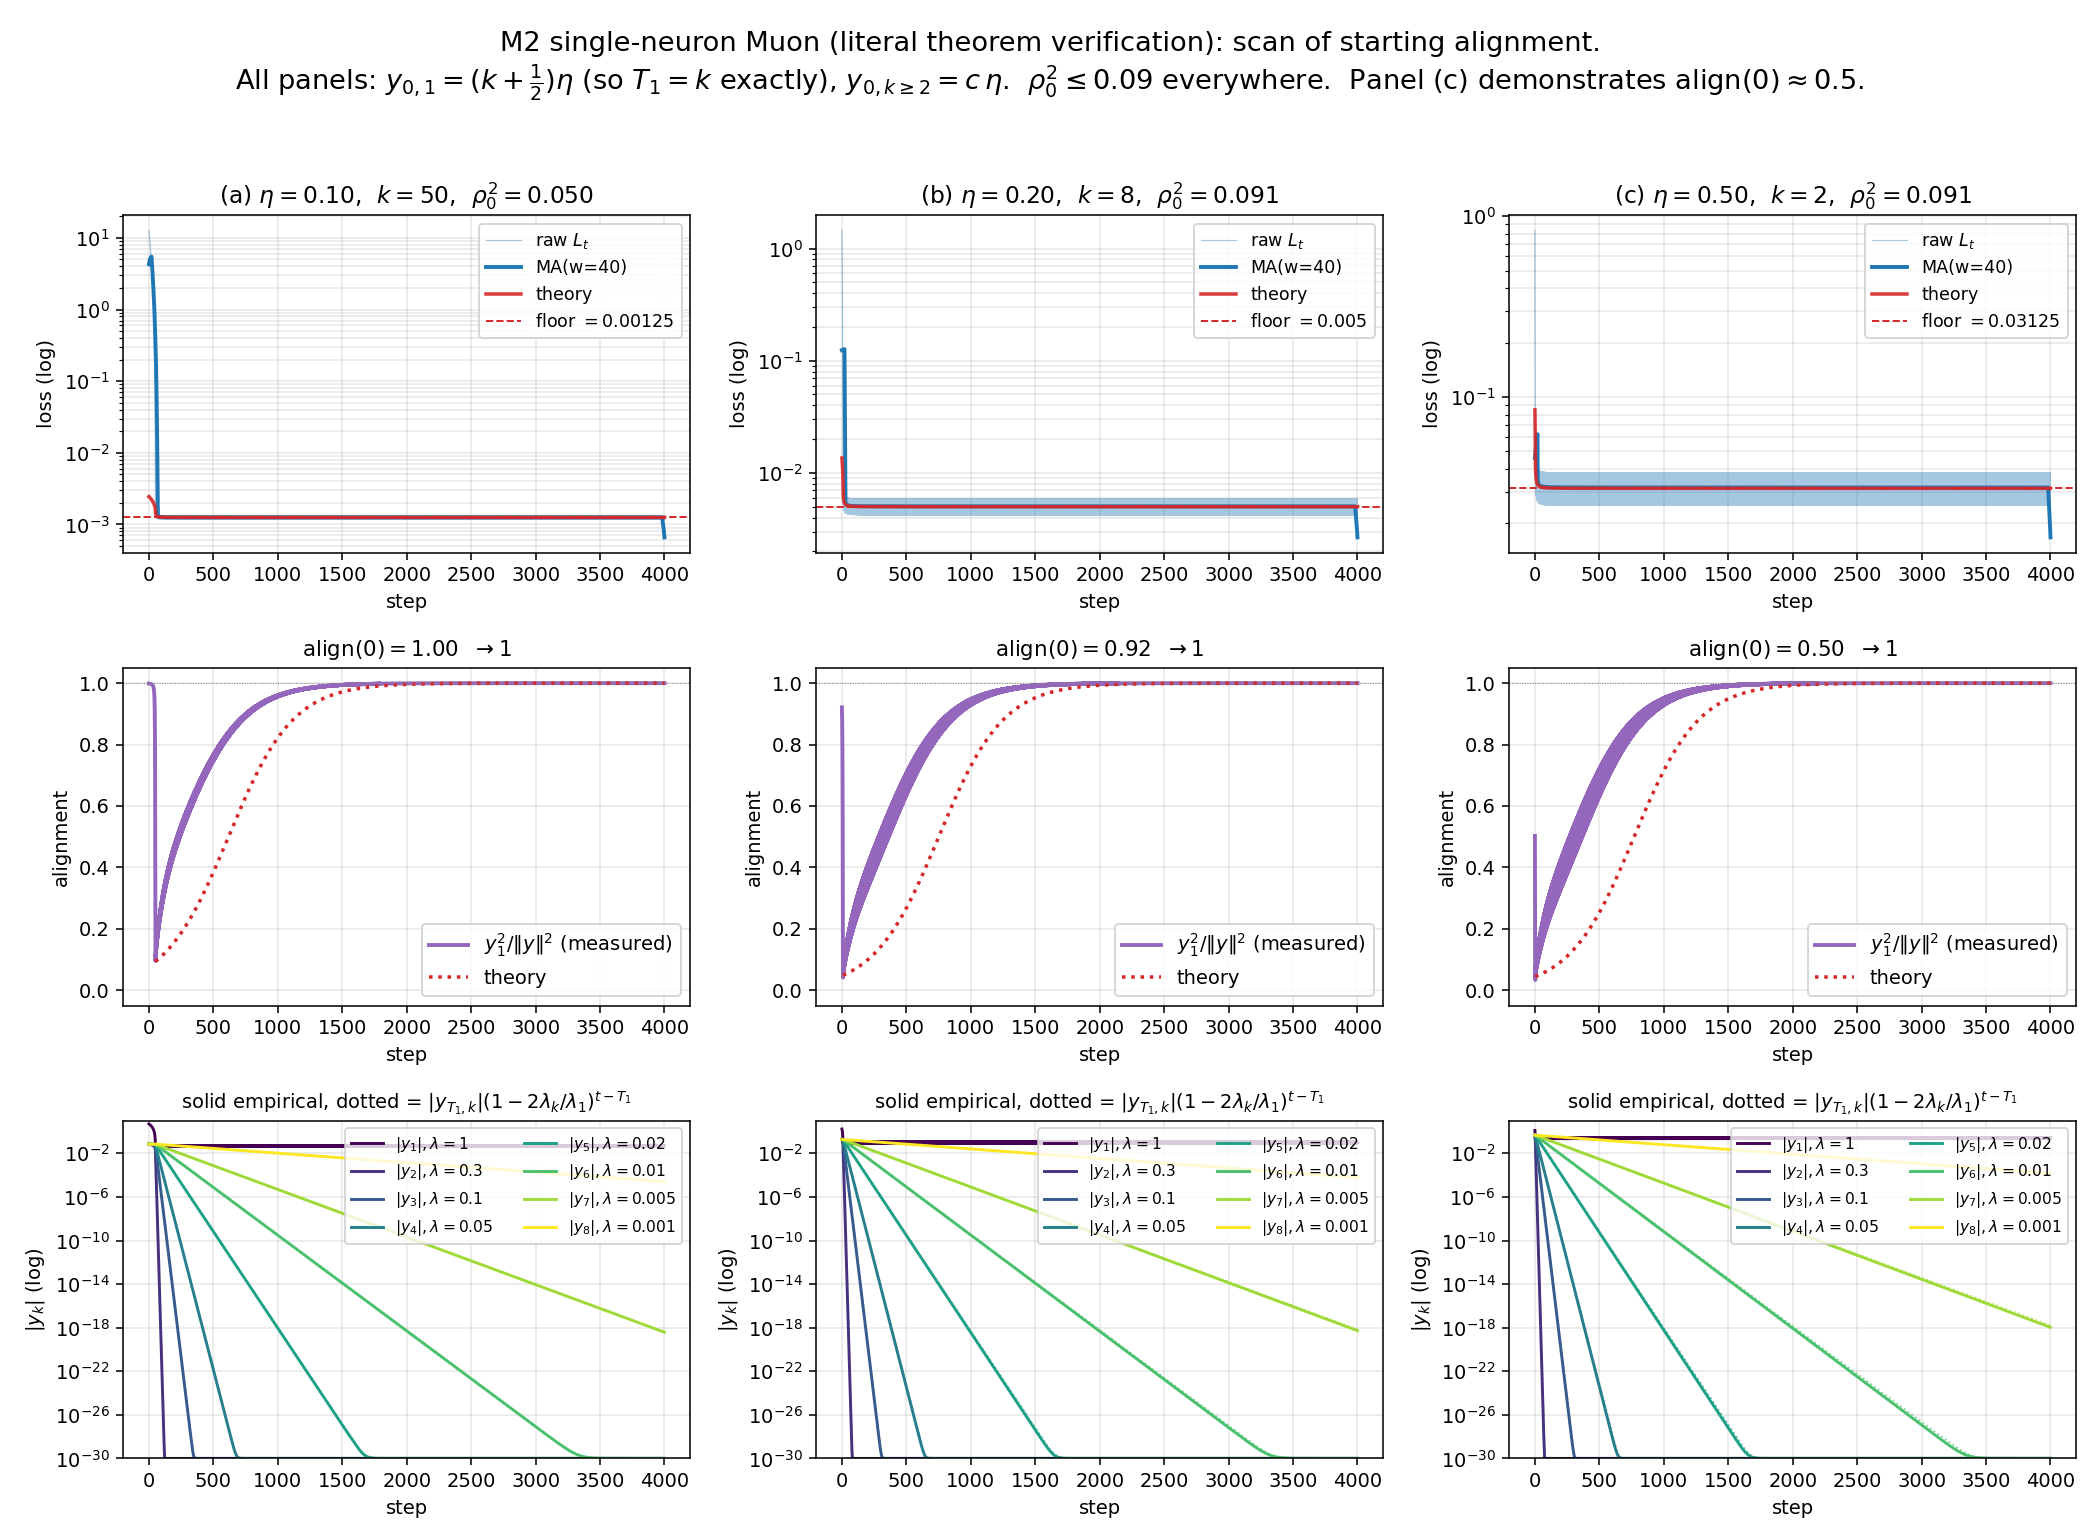

The Python source for this figure:
from pathlib import Path
import numpy as np
import matplotlib.pyplot as plt


LAMBDAS = np.array([1.0, 0.30, 0.10, 0.05, 0.02, 0.01, 0.005, 0.001])
N_STEPS = 4000

# (eta, k, c_off) -- one per panel
CONFIGS = [
    (0.10, 50, 0.70),
    (0.20,  8, 0.94),
    (0.50,  2, 0.94),
]


def muon_step(w, A, eta):
    g = A @ w
    return w - eta * g / max(np.linalg.norm(g), 1e-30)


def run(A, w0, eta, n_steps):
    w = w0.copy(); p = len(w)
    log = {"step": np.arange(n_steps + 1),
           "y":    np.zeros((n_steps + 1, p)),
           "loss": np.zeros(n_steps + 1)}
    for t in range(n_steps + 1):
        log["y"][t] = w
        log["loss"][t] = 0.5 * w @ (A @ w)
        if t == n_steps:
            break
        w = muon_step(w, A, eta)
    return log


def main():
    out_dir = Path(__file__).resolve().parent
    out_png = out_dir / "single_neuron_headline_v12.png"
    out_csv = out_dir / "single_neuron_headline_v12_table.csv"

    A = np.diag(LAMBDAS)
    p = len(LAMBDAS)
    sumlam2 = float(np.sum(LAMBDAS[1:] ** 2))

    n_cols = len(CONFIGS)
    fig, axes = plt.subplots(3, n_cols, figsize=(15, 11))
    rows = []

    for col, (eta, k, c_off) in enumerate(CONFIGS):
        y01 = (k + 0.5) * eta
        y0 = np.full(p, c_off * eta); y0[0] = y01

        log = run(A, y0, eta, N_STEPS)
        step = log["step"]; y = log["y"]; loss = log["loss"]
        floor = LAMBDAS[0] * eta * eta / 8.0
        T1 = k
        decay_pred = 1.0 - 2.0 * LAMBDAS / LAMBDAS[0]
        rho_0_sq = c_off * c_off * sumlam2 / (LAMBDAS[0] ** 2)
        rate_p = decay_pred[-1]                       # slowest off-mode rate

        # ---- NEW: leading-order loss prediction (Theorem M2(ii)) ----
        soft_tail = 0.5 * (LAMBDAS[1:] * y[:, 1:] ** 2).sum(axis=1)
        loss_pred = floor + soft_tail

        # ---- NEW: squared-rate alignment prediction (Theorem M2(iv)) ----
        # In the cycle alpha_t = +-eta/2, so 1 - align_t = ||y_>1||^2 / ((eta/2)^2 + ||y_>1||^2)
        # The slowest off-mode dominates ||y_>1||^2 asymptotically:
        # ||y_>1||^2 ~ ||y_>1(T_1)||^2 * (1 - 2 lambda_p/lambda_1)^{2(t-T_1)}
        # Anchor the prediction at T_1.
        anchor = T1
        norm_off2_anchor = (y[anchor, 1:] ** 2).sum()
        t_arr = step.astype(float)
        norm_off2_pred = norm_off2_anchor * rate_p ** (
            2.0 * np.maximum(t_arr - anchor, 0))
        align_err_pred = norm_off2_pred / ((eta / 2.0) ** 2 + norm_off2_pred)
        align_pred = np.where(t_arr >= anchor, 1.0 - align_err_pred, np.nan)

        win = max(20, N_STEPS // 100)
        smooth = np.convolve(loss, np.ones(win) / win, mode="same")

        align = y[:, 0] ** 2 / np.maximum((y ** 2).sum(axis=1), 1e-30)
        align_0 = float(align[0])

        late_start = max(T1 + 50, N_STEPS // 4)
        ys_p = np.abs(y[late_start:, -1])
        ys_p = ys_p[ys_p > 1e-25]
        if len(ys_p) > 5:
            slope = np.polyfit(np.arange(len(ys_p)), np.log(ys_p), 1)[0]
            rate_meas = float(np.exp(slope))
        else:
            rate_meas = float("nan")

        late = N_STEPS // 2
        rows.append({
            "eta": eta, "k": k, "c_off": c_off,
            "y01": round(y01, 2),
            "rho_0_sq": round(float(rho_0_sq), 4),
            "T1": T1,
            "floor_pred": round(floor, 6),
            "L_late_measured": round(float(loss[late:].mean()), 6),
            "ratio": round(float(loss[late:].mean()) / floor, 4),
            "slowest_rate_pred": round(rate_p, 6),
            "slowest_rate_measured": round(rate_meas, 6) if not np.isnan(rate_meas) else float("nan"),
            "align_at_0": round(align_0, 3),
            "align_at_T1": round(float(align[T1]), 3),
            "align_at_end": round(float(align[-1]), 3),
        })

        # ============ Row 1: log-loss + leading-order prediction + floor ============
        ax = axes[0, col]
        ax.semilogy(step, loss, color="tab:blue", lw=0.6, alpha=0.4,
                    label="raw $L_t$")
        ax.semilogy(step, smooth, color="tab:blue", lw=2.0,
                    label=f"MA(w={win})")
        # NEW: leading-order prediction = floor + soft tail
        ax.semilogy(step, loss_pred, color="tab:red", lw=1.8, alpha=0.9,
                    label="theory")
        ax.axhline(floor, color="tab:red", ls="--", lw=1.0,
                   label=fr"floor $= {floor:.4g}$")
        ax.set_xlabel("step"); ax.set_ylabel("loss (log)")
        ax.set_title(f"({chr(ord('a') + col)}) $\\eta = {eta:.2f}$,  "
                     f"$k = {k}$,  $\\rho_0^2 = {rho_0_sq:.3f}$",
                     fontsize=12)
        ax.legend(fontsize=9, loc="upper right")
        ax.grid(alpha=0.3, which="both")

        # ============ Row 2: alignment + squared-rate prediction ============
        ax = axes[1, col]
        ax.plot(step, align, color="tab:purple", lw=2,
                label=r"$y_1^2 / \|y\|^2$ (measured)")
        # NEW: squared-rate prediction
        ax.plot(step, align_pred, color="tab:red", ls=":", lw=1.8,
                label="theory")
        ax.axhline(1.0, color="gray", ls=":", lw=0.5)
        ax.set_ylim(-0.05, 1.05)
        ax.set_xlabel("step"); ax.set_ylabel("alignment")
        ax.set_title(f"$\\mathrm{{align}}(0) = {align_0:.2f}$  $\\to 1$",
                     fontsize=11)
        ax.legend(fontsize=10, loc="lower right")
        ax.grid(alpha=0.3)

        # ============ Row 3: per-mode |y_k| (unchanged from v11) ============
        ax = axes[2, col]
        cmap = plt.get_cmap("viridis")
        for kk in range(p):
            color = cmap(kk / max(p - 1, 1))
            ax.semilogy(step, np.abs(y[:, kk]) + 1e-30, color=color, lw=1.5,
                        label=fr"$|y_{kk+1}|, \lambda={LAMBDAS[kk]:.3g}$")
            if kk >= 1 and decay_pred[kk] > 0 and T1 < len(step):
                steps_pred = step[T1:]
                y_pred = abs(y[T1, kk]) * decay_pred[kk] ** (steps_pred - T1)
                ax.semilogy(steps_pred, y_pred + 1e-30, color=color,
                            ls=":", lw=0.9, alpha=0.7)
        ax.set_xlabel("step"); ax.set_ylabel(r"$|y_k|$ (log)")
        ax.set_title(r"solid empirical, dotted = $|y_{T_1, k}|(1-2\lambda_k/\lambda_1)^{t-T_1}$",
                     fontsize=10)
        ax.legend(fontsize=8, loc="upper right", ncol=2)
        ax.grid(alpha=0.3, which="both")
        ax.set_ylim(1e-30, 10)

    fig.suptitle(
        "M2 single-neuron Muon (literal theorem verification): "
        "scan of starting alignment.\n"
        r"All panels: $y_{0,1} = (k+\frac{1}{2})\eta$ (so $T_1 = k$ exactly), "
        r"$y_{0,k\geq 2} = c\,\eta$.  $\rho_0^2 \leq 0.09$ everywhere.  "
        r"Panel (c) demonstrates $\mathrm{align}(0) \approx 0.5$.",
        fontsize=14,
    )
    fig.tight_layout(rect=[0, 0, 1, 0.96])
    fig.savefig(out_png, dpi=140); plt.close(fig)
    print(f"Saved {out_png}")

    keys = list(rows[0].keys())
    with open(out_csv, "w") as f:
        f.write(",".join(keys) + "\n")
        for r in rows:
            f.write(",".join(f"{r[k]}" for k in keys) + "\n")
    print(f"Saved {out_csv}")
    print()
    print(f"{'eta':>5} {'k':>3} {'c':>5} {'y01':>5} | {'rho_0^2':>8} | "
          f"{'T1':>3} | {'floor':>9} {'L_late':>9} {'ratio':>6} | "
          f"{'rate_pred':>9} {'rate_meas':>9} | "
          f"{'align(0)':>9} {'align(T1)':>9} {'align_end':>9}")
    print("-" * 145)
    for r in rows:
        print(f"{r['eta']:>5.2f} {r['k']:>3d} {r['c_off']:>5.2f} {r['y01']:>5.2f} | "
              f"{r['rho_0_sq']:>8.4f} | {r['T1']:>3d} | "
              f"{r['floor_pred']:>9.6f} {r['L_late_measured']:>9.6f} {r['ratio']:>6.3f} | "
              f"{r['slowest_rate_pred']:>9.6f} {r['slowest_rate_measured']:>9.6f} | "
              f"{r['align_at_0']:>9.3f} {r['align_at_T1']:>9.3f} {r['align_at_end']:>9.3f}")


if __name__ == "__main__":
    main()
